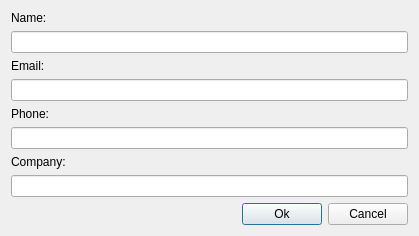
<?xml version="1.0" encoding="UTF-8"?>
<ui version="4.0">
 <class>AddProviderDialog</class>
 <widget class="QDialog" name="AddProviderDialog">
  <property name="geometry">
   <rect>
    <x>0</x>
    <y>0</y>
    <width>419</width>
    <height>221</height>
   </rect>
  </property>
  <property name="windowTitle">
   <string>Add provider</string>
  </property>
  <layout class="QGridLayout" name="gridLayout">
   <item row="0" column="0">
    <widget class="QLabel" name="lblName">
     <property name="text">
      <string>Name:</string>
     </property>
    </widget>
   </item>
   <item row="1" column="0" colspan="3">
    <widget class="QLineEdit" name="txtName"/>
   </item>
   <item row="2" column="0">
    <widget class="QLabel" name="lblEmail">
     <property name="text">
      <string>Email:</string>
     </property>
    </widget>
   </item>
   <item row="3" column="0" colspan="3">
    <widget class="QLineEdit" name="txtEmail"/>
   </item>
   <item row="4" column="0">
    <widget class="QLabel" name="lblPhone">
     <property name="text">
      <string>Phone:</string>
     </property>
    </widget>
   </item>
   <item row="5" column="0" colspan="3">
    <widget class="QLineEdit" name="txtPhone"/>
   </item>
   <item row="8" column="0">
    <spacer name="horizontalSpacer">
     <property name="orientation">
      <enum>Qt::Horizontal</enum>
     </property>
     <property name="sizeHint" stdset="0">
      <size>
       <width>236</width>
       <height>20</height>
      </size>
     </property>
    </spacer>
   </item>
   <item row="8" column="1">
    <widget class="QPushButton" name="btnOk">
     <property name="text">
      <string>Ok</string>
     </property>
    </widget>
   </item>
   <item row="8" column="2">
    <widget class="QPushButton" name="btnCancel">
     <property name="text">
      <string>Cancel</string>
     </property>
    </widget>
   </item>
   <item row="6" column="0">
    <widget class="QLabel" name="lblCompany">
     <property name="text">
      <string>Company:</string>
     </property>
    </widget>
   </item>
   <item row="7" column="0" colspan="3">
    <widget class="QLineEdit" name="txtCompany"/>
   </item>
  </layout>
 </widget>
 <tabstops>
  <tabstop>txtName</tabstop>
  <tabstop>txtEmail</tabstop>
  <tabstop>txtPhone</tabstop>
  <tabstop>txtCompany</tabstop>
  <tabstop>btnOk</tabstop>
  <tabstop>btnCancel</tabstop>
 </tabstops>
 <resources/>
 <connections>
  <connection>
   <sender>btnOk</sender>
   <signal>clicked()</signal>
   <receiver>AddProviderDialog</receiver>
   <slot>accept()</slot>
   <hints>
    <hint type="sourcelabel">
     <x>291</x>
     <y>200</y>
    </hint>
    <hint type="destinationlabel">
     <x>209</x>
     <y>110</y>
    </hint>
   </hints>
  </connection>
  <connection>
   <sender>btnCancel</sender>
   <signal>clicked()</signal>
   <receiver>AddProviderDialog</receiver>
   <slot>reject()</slot>
   <hints>
    <hint type="sourcelabel">
     <x>372</x>
     <y>200</y>
    </hint>
    <hint type="destinationlabel">
     <x>209</x>
     <y>110</y>
    </hint>
   </hints>
  </connection>
 </connections>
</ui>
